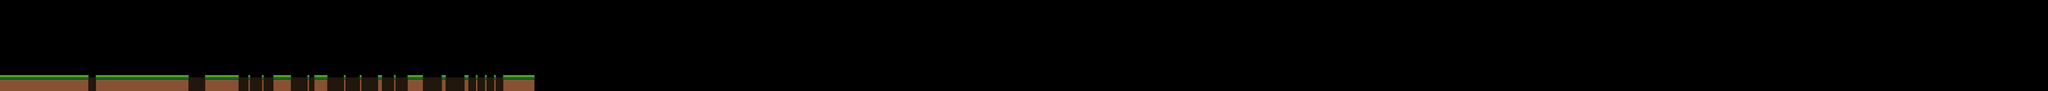

Below is a game level as drawn by its tile map, then a one-line description and the .tmx that defines it (tile-layer data replaced by summaries):
An orthogonal 900x40 tile map with 32x32 px tiles, 4 tile layers (ground, undeground, empty, borders), 4 tilesets and 34 objects.

<map version="1.0" orientation="orthogonal" width="900" height="40" tilewidth="32" tileheight="32">
 <tileset firstgid="1" name="ground1" tilewidth="32" tileheight="32">
  <image source="ground1.png" width="128" height="64" />
 </tileset>
 <tileset firstgid="9" name="ground0" tilewidth="32" tileheight="32">
  <image source="ground0.png" width="256" height="32" />
 </tileset>
 <tileset firstgid="17" name="taptojump_panel" tilewidth="400" tileheight="400">
  <image source="taptojump_panel.png" width="400" height="400" />
 </tileset>
 <tileset firstgid="18" name="taptap_panel" tilewidth="400" tileheight="400">
  <image source="taptap_panel.png" width="400" height="400" />
 </tileset>
 <layer name="ground" width="900" height="40">
  <data>[36000 cells, 145 non-empty, 4 distinct tile ids]</data>
 </layer>
 <layer name="undeground" width="900" height="40">
  <data>[36000 cells, 776 non-empty, 7 distinct tile ids]</data>
 </layer>
 <objectgroup name="trees" width="900" height="40">
  <object x="1785" y="960" width="95" height="96" />
  <object x="496" y="864" width="188" height="192" />
  <object x="3039" y="865" width="193" height="191" />
  <object x="1929" y="865" width="193" height="191" />
  <object x="2467" y="980" width="93" height="76" />
  <object x="1561" y="931" width="125" height="125" />
  <object x="5783" y="865" width="193" height="191" />
  <object x="4588" y="960" width="95" height="96" />
  <object x="4458" y="865" width="193" height="191" />
  <object x="3948" y="931" width="125" height="125" />
  <object x="7310" y="899" width="154" height="157" />
  <object x="7118" y="834" width="216" height="222" />
 </objectgroup>
 <layer name="empty" width="900" height="40">
  <data>[36000 cells, 528 non-empty, 1 distinct tile ids]</data>
 </layer>
 <layer name="borders" width="900" height="40">
  <data>[36000 cells, 120 non-empty, 6 distinct tile ids]</data>
 </layer>
 <objectgroup name="coins" width="900" height="40">
  <object x="1354" y="850" width="7" height="255" />
  <object x="2909" y="3" height="1090" />
  <object x="3506" y="2" height="1084" />
  <object x="3697" y="4" height="1080" />
  <object x="3870" y="2" height="1078" />
  <object x="4336" y="4" height="1088" />
  <object x="4452" y="4" height="1086" />
  <object x="4851" y="6" height="1080" />
  <object x="5074" y="6" height="1082" />
  <object x="5348" y="5" height="1084" />
  <object x="5554" y="2" height="1078" />
  <object x="5760" y="4" height="1076" />
  <object x="6246" y="4" height="1074" />
  <object x="6562" y="2" height="1084" />
  <object x="6707" y="4" height="1084" />
  <object x="6832" y="2" height="1076" />
  <object x="6962" y="6" height="1080" />
  <object x="7106" y="2" height="1082" />
 </objectgroup>
 <objectgroup name="panels" width="900" height="40">
  <object x="1120" y="663" width="391" height="386" />
  <object x="2240" y="663" width="393" height="387" />
  <object x="704" y="663" width="391" height="386" />
  <object x="704" y="663" width="391" height="386" />
 </objectgroup>
</map>
